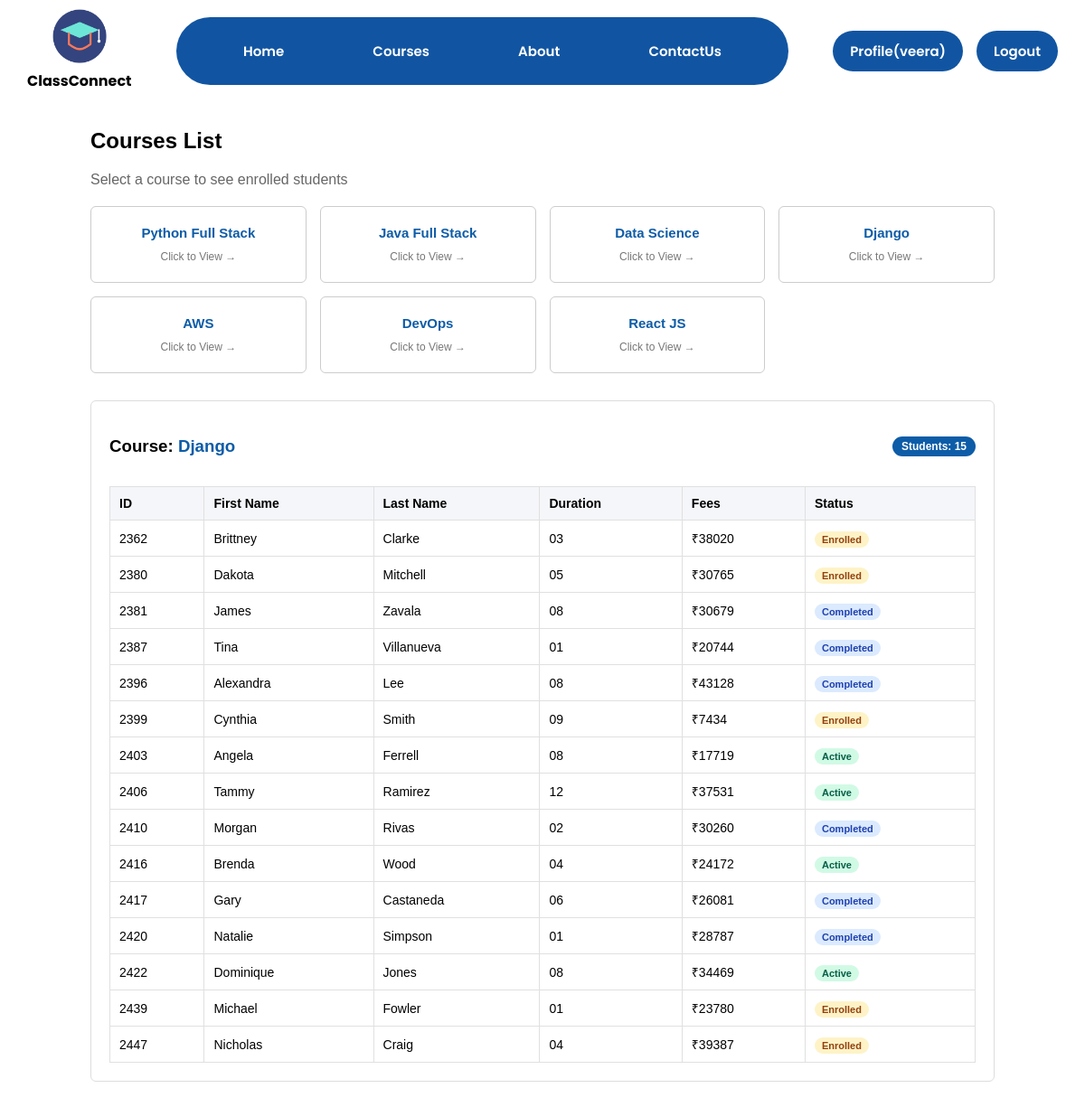
Page /courses/?course=Django (signed in) on the committed database.
### testapp/models.py (models this page shows)
class Student(models.Model):
    student_First_Name = models.CharField(max_length = 150)
    student_Last_Name = models.CharField(max_length = 150)
    student_Email_Id =  models.EmailField()
    course_Name = models.CharField(max_length = 150)
    student_Age =  models.IntegerField()
    course_Duration = models.CharField(max_length=20, default='3 Months')
    course_Fees =  models.IntegerField()
    STATUS_CHOICES = [
        ('Active', 'Active'),
        ('Completed', 'Completed'),
        ('Enrolled', 'Enrolled'),
    ]
    status = models.CharField(max_length=20, choices=STATUS_CHOICES, default='Active')

### testapp/views.py (the view)
# urls.py: path('courses/', views.courses_view),
def courses_view(request):
    if not request.user.is_authenticated:
            messages.error(request, "Access Denied: Course details and student records are restricted to instructors only.")
            return redirect('/accounts/login/')
    if not request.user.is_staff:
            messages.error(request, "Access Denied: student records are restricted to instructors only.")
            return redirect('/accounts/login/')
    courses = ['Python Full Stack', 'Java Full Stack', 'Data Science', 'Django', 'AWS', 'DevOps', 'React JS']
    course = request.GET.get('course')
    students = Student.objects.filter(course_Name=course) if course else None
    return render(request, 'courses.html', {'courses': courses, 'selected_course': course, 'students': students})

### templates/courses.html
{% extends 'index.html' %}
{% load static %}
{% block body_block %}
<link rel="stylesheet" href="{% static 'css/courses.css' %}">
<div class="courses-box">
    <h2>Courses List</h2>
    <p class="subtitle">Select a course to see enrolled students</p>
    <div class="courses-grid">
        {% for c in courses %}
            <a href="/courses/?course={{ c }}" class="course-card">
                <h3>{{ c }}</h3>
                <span>Click to View &rarr;</span>
            </a>
        {% endfor %}
    </div>
    {% if selected_course %}
        <div class="table-card">
            <div class="table-top">
                <h3>Course: <span class="blue-text">{{ selected_course }}</span></h3>
                <span class="count-tag">Students: {{ students.count }}</span>
            </div>
            {% if students %}
                <table class="simple-table">
                    <thead>
                        <tr>
                            <th>ID</th>
                            <th>First Name</th>
                            <th>Last Name</th>
                            <th>Duration</th>
                            <th>Fees</th>
                            <th>Status</th>
                        </tr>
                    </thead>
                    <tbody>
                        {% for s in students %}
                        <tr>
                            <td>{{ s.id }}</td>
                            <td>{{ s.student_First_Name }}</td>
                            <td>{{ s.student_Last_Name }}</td>
                            <td>{{ s.course_Duration }}</td>
                            <td>₹{{ s.course_Fees }}</td>
                            <td>
                                {% if s.status == 'Active' %}
                                    <span class="badge green">Active</span>
                                {% elif s.status == 'Completed' %}
                                    <span class="badge blue">Completed</span>
                                {% else %}
                                    <span class="badge yellow">Enrolled</span>
                                {% endif %}
                            </td>
                        </tr>
                        {% endfor %}
                    </tbody>
                </table>
            {% else %}
                <p class="no-records">No students found for this course.</p>
            {% endif %}
        </div>
    {% endif %}
</div>
{% endblock %}

### templates/index.html (shortened to what this page needs)
<!DOCTYPE html>
{% load static %}
<html lang="en">
<head>
    <link rel="stylesheet" href="https://cdnjs.cloudflare.com/ajax/libs/font-awesome/6.5.1/css/all.min.css">
    <link rel="stylesheet" href="{% static 'css/index.css' %}">
</head>
<body>
    <nav class="nav">
    <center>
    <img src="{% static 'images/logo.png' %}" alt="Logo" width="60">
    <br>
    <b>ClassConnect</b>
    </center>
     <ul class="menubar">
        <li><a href="/">Home</a></li>
        <li><a href="/courses">Courses</a></li>
        <li><a href="/about">About</a></li>
        <li><a href="/contact"></i>ContactUs</a></li>
        </ul>
        <ul class="profile">
        {% if user.is_authenticated %}
        <li><a href="#">Profile({{ user.username }})</a></li>
        <li><a href="/logout/"></i>Logout</a></li>
        {% else %}
        <li><a href="/accounts/login/"></i> LogIn</a></li>
         <li><a href="/signup/"></i>SignUp</a></li>
        {% endif %}
    </ul>
    </nav>
 {% block body_block %}
{% endblock %}
</body>
</html>

### static/css/index.css (style rules this page uses)
body { font-family: "Poppins", sans-serif; font-style: normal; margin: 0; padding: 0; }
.nav { display: flex; align-items: center; justify-content: space-between; padding: 10px 30px; box-sizing: border-box; }
.menubar { width: 55%; display: flex; justify-content: space-around; align-items: center; list-style: none; background: rgb(17, 85, 162); border-radius: 80px; padding: 25px 25px; margin: 0; }
.menubar a { text-decoration: none; padding: 8px 14px; border-radius: 40px; font-size: 15px; font-weight: 600; color: white; border: 1px solid transparent; transition: all 0.3s ease; }
.profile { display: flex; align-items: center; list-style: none; gap: 15px; margin: 0; padding: 0; }
.profile li a { display: inline-flex; align-items: center; gap: 8px; background-color: rgb(17, 85, 162); color: white; padding: 10px 18px; border-radius: 30px; text-decoration: none; font-size: 15px; font-weight: 600; border: 1px solid transparent; transition: all 0.3s ease; }

### static/css/courses.css (style rules this page uses)
.courses-box { width: 85%; max-width: 1000px; margin: 30px auto; font-family: Arial, sans-serif; }
.subtitle { color: #666; margin-bottom: 20px; }
.courses-grid { display: grid; grid-template-columns: repeat(4, 1fr); gap: 15px; margin-bottom: 30px; }
.course-card { background: #ffffff; border: 1px solid #ccc; border-radius: 6px; padding: 20px 10px; text-align: center; text-decoration: none; color: #333; }
.course-card h3 { margin: 0 0 8px 0; font-size: 15px; color: #0d5ca8; }
.course-card span { font-size: 12px; color: #777; }
.table-card { background: #ffffff; border: 1px solid #ddd; border-radius: 6px; padding: 20px; }
.table-top { display: flex; justify-content: space-between; align-items: center; margin-bottom: 15px; }
.blue-text { color: #0d5ca8; }
.count-tag { background: #0d5ca8; color: white; padding: 4px 10px; border-radius: 12px; font-size: 12px; font-weight: bold; }
.simple-table { width: 100%; border-collapse: collapse; }
.simple-table th, .simple-table td { border: 1px solid #e0e0e0; padding: 10px; text-align: left; font-size: 14px; }
.simple-table th { background-color: #f4f6f9; }
.badge { padding: 3px 8px; border-radius: 10px; font-size: 11px; font-weight: bold; }
.green { background: #d1fae5; color: #065f46; }
.blue { background: #dbeafe; color: #1e40af; }
.yellow { background: #fef3c7; color: #92400e; }

### rows in the picture
Student: id "2362", student_First_Name "Brittney", student_Last_Name "Clarke", course_Duration "03", course_Fees "38020", status "Enrolled"
Student: id "2380", student_First_Name "Dakota", student_Last_Name "Mitchell", course_Duration "05", course_Fees "30765", status "Enrolled"
Student: id "2381", student_First_Name "James", student_Last_Name "Zavala", course_Duration "08", course_Fees "30679", status "Completed"
Student: id "2387", student_First_Name "Tina", student_Last_Name "Villanueva", course_Duration "01", course_Fees "20744", status "Completed"
Student: id "2396", student_First_Name "Alexandra", student_Last_Name "Lee", course_Duration "08", course_Fees "43128", status "Completed"
Student: id "2399", student_First_Name "Cynthia", student_Last_Name "Smith", course_Duration "09", course_Fees "7434", status "Enrolled"
Student: id "2403", student_First_Name "Angela", student_Last_Name "Ferrell", course_Duration "08", course_Fees "17719", status "Active"
Student: id "2406", student_First_Name "Tammy", student_Last_Name "Ramirez", course_Duration "12", course_Fees "37531", status "Active"
Student: id "2410", student_First_Name "Morgan", student_Last_Name "Rivas", course_Duration "02", course_Fees "30260", status "Completed"
Student: id "2416", student_First_Name "Brenda", student_Last_Name "Wood", course_Duration "04", course_Fees "24172", status "Active"
Student: id "2417", student_First_Name "Gary", student_Last_Name "Castaneda", course_Duration "06", course_Fees "26081", status "Completed"
Student: id "2420", student_First_Name "Natalie", student_Last_Name "Simpson", course_Duration "01", course_Fees "28787", status "Completed"
Student: id "2422", student_First_Name "Dominique", student_Last_Name "Jones", course_Duration "08", course_Fees "34469", status "Active"
Student: id "2439", student_First_Name "Michael", student_Last_Name "Fowler", course_Duration "01", course_Fees "23780", status "Enrolled"
Student: id "2447", student_First_Name "Nicholas", student_Last_Name "Craig", course_Duration "04", course_Fees "39387", status "Enrolled"

### other values in the picture
{{ user.username }} "veera"
{{ c }} "Python Full Stack" "Java Full Stack" "Data Science" "Django" "AWS" "DevOps" "React JS"
{{ selected_course }} "Django"
{{ students.count }} "15"
